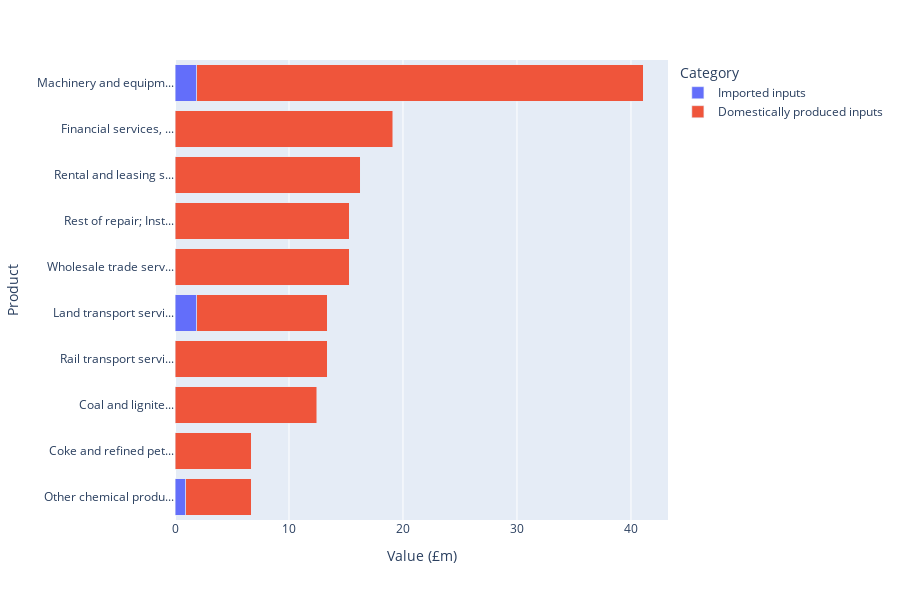

The cell this chart's notebook holds for it:
### Code cell
fig = px.bar(combined_subset, color='component', y='input_product_trun', x='value',
                    labels={
                        'component':'Category',
                        'input_product_trun': 'Product',
                        'value': 'Value (£m)'
                    },
            height=600,
            hover_name='input product',
            hover_data={'value':':.1f',
                        'component':False,
                        'input_product_trun':False
                        }
            )
fig.update_layout(barmode='stack')

fig.update_yaxes(categoryorder='array', categoryarray=yarray[::-1])

config = {'displayModeBar': True}

fig

### Figure 1 — Plotly figure (JSON) as saved in the notebook; plotly's stock layout.template omitted (floating-point values rounded to 4 significant figures)
{"data": [{"alignmentgroup": "True", "customdata": [["Imported inputs"], ["Imported inputs"], ["Imported inputs"], ["Imported inputs"], ["Imported inputs"], ["Imported inputs"], ["Imported inputs"], ["Imported inputs"], ["Imported inputs"], ["Imported inputs"]], "hovertemplate": "<b>%{hovertext}</b><br><br>Value (£m)=%{x:.1f}<extra></extra>", "hovertext": ["Coal and lignite", "Coke and refined petroleum products", "Other chemical products", "Machinery and equipment n.e.c.", "Rest of repair; Installation - 33.11-14/17/19/20", "Wholesale trade services, except of motor vehicles and motorcycles", "Rail transport services", "Land transport services and transport services via pipelines, excluding rail transport", "Financial services, except insurance and pension funding", "Rental and leasing services"], "legendgroup": "Imported inputs", "marker": {"color": "#636efa", "pattern": {"shape": ""}}, "name": "Imported inputs", "offsetgroup": "Imported inputs", "orientation": "h", "showlegend": true, "textposition": "auto", "type": "bar", "x": [0, 0, 0.9555, 1.911, 0, 0, 0, 1.911, 0, 0], "xaxis": "x", "y": ["Coal and lignite...", "Coke and refined pet...", "Other chemical produ...", "Machinery and equipm...", "Rest of repair; Inst...", "Wholesale trade serv...", "Rail transport servi...", "Land transport servi...", "Financial services, ...", "Rental and leasing s..."], "yaxis": "y"}, {"alignmentgroup": "True", "customdata": [["Domestically produced inputs"], ["Domestically produced inputs"], ["Domestically produced inputs"], ["Domestically produced inputs"], ["Domestically produced inputs"], ["Domestically produced inputs"], ["Domestically produced inputs"], ["Domestically produced inputs"], ["Domestically produced inputs"], ["Domestically produced inputs"]], "hovertemplate": "<b>%{hovertext}</b><br><br>Value (£m)=%{x:.1f}<extra></extra>", "hovertext": ["Coal and lignite", "Coke and refined petroleum products", "Other chemical products", "Machinery and equipment n.e.c.", "Rest of repair; Installation - 33.11-14/17/19/20", "Wholesale trade services, except of motor vehicles and motorcycles", "Rail transport services", "Land transport services and transport services via pipelines, excluding rail transport", "Financial services, except insurance and pension funding", "Rental and leasing services"], "legendgroup": "Domestically produced inputs", "marker": {"color": "#EF553B", "pattern": {"shape": ""}}, "name": "Domestically produced inputs", "offsetgroup": "Domestically produced inputs", "orientation": "h", "showlegend": true, "textposition": "auto", "type": "bar", "x": [12.42, 6.688, 5.733, 39.18, 15.29, 15.29, 13.38, 11.47, 19.11, 16.24], "xaxis": "x", "y": ["Coal and lignite...", "Coke and refined pet...", "Other chemical produ...", "Machinery and equipm...", "Rest of repair; Inst...", "Wholesale trade serv...", "Rail transport servi...", "Land transport servi...", "Financial services, ...", "Rental and leasing s..."], "yaxis": "y"}], "layout": {"barmode": "stack", "height": 600, "legend": {"title": {"text": "Category"}, "tracegroupgap": 0}, "margin": {"t": 60}, "xaxis": {"anchor": "y", "domain": [0, 1], "title": {"text": "Value (£m)"}}, "yaxis": {"anchor": "x", "categoryarray": ["Other chemical produ...", "Coke and refined pet...", "Coal and lignite...", "Rail transport servi...", "Land transport servi...", "Wholesale trade serv...", "Rest of repair; Inst...", "Rental and leasing s...", "Financial services, ...", "Machinery and equipm..."], "categoryorder": "array", "domain": [0, 1], "title": {"text": "Product"}}}}
